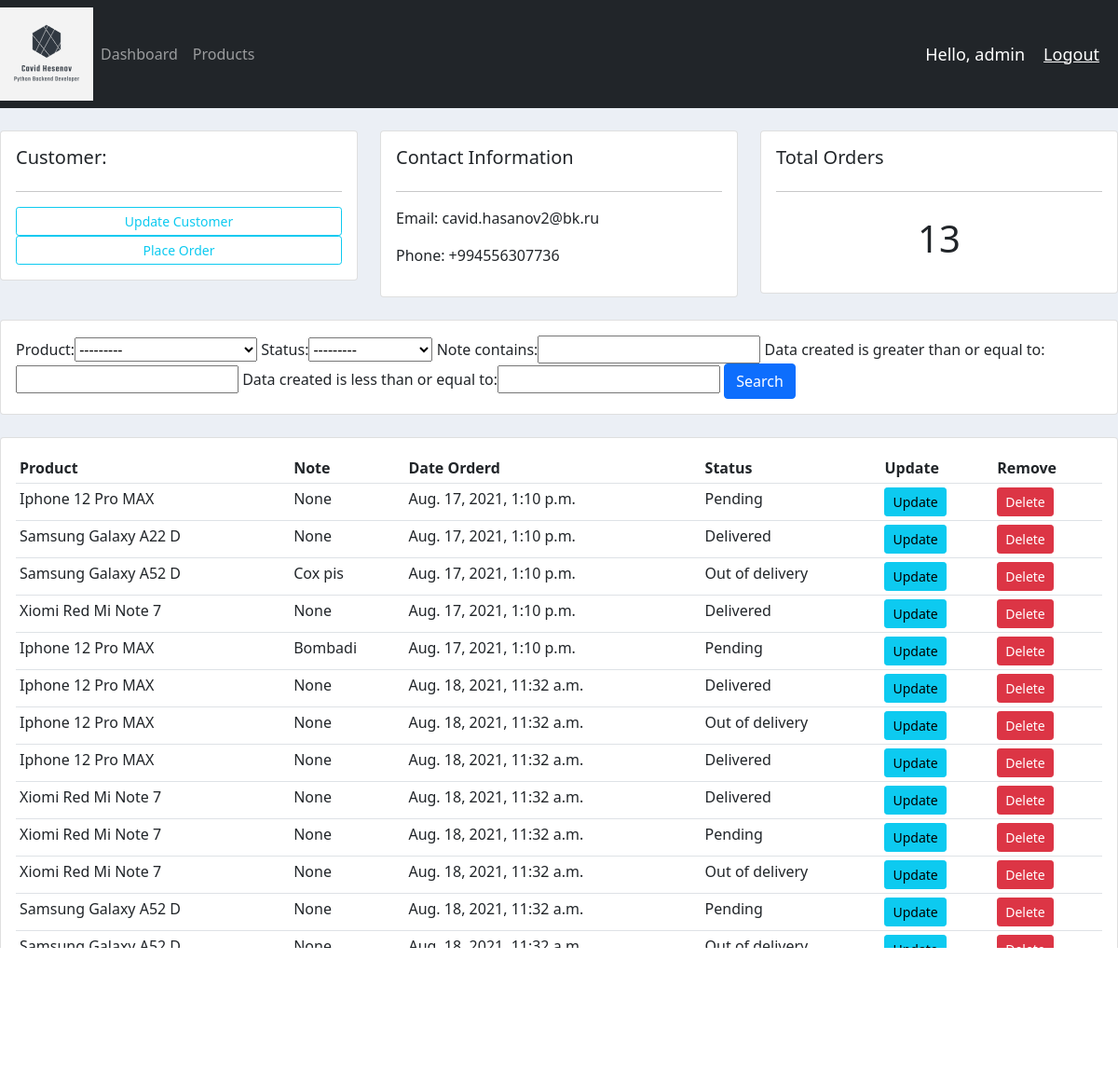
/customer/1/ (signed in), run on an earlier commit of the app's database.
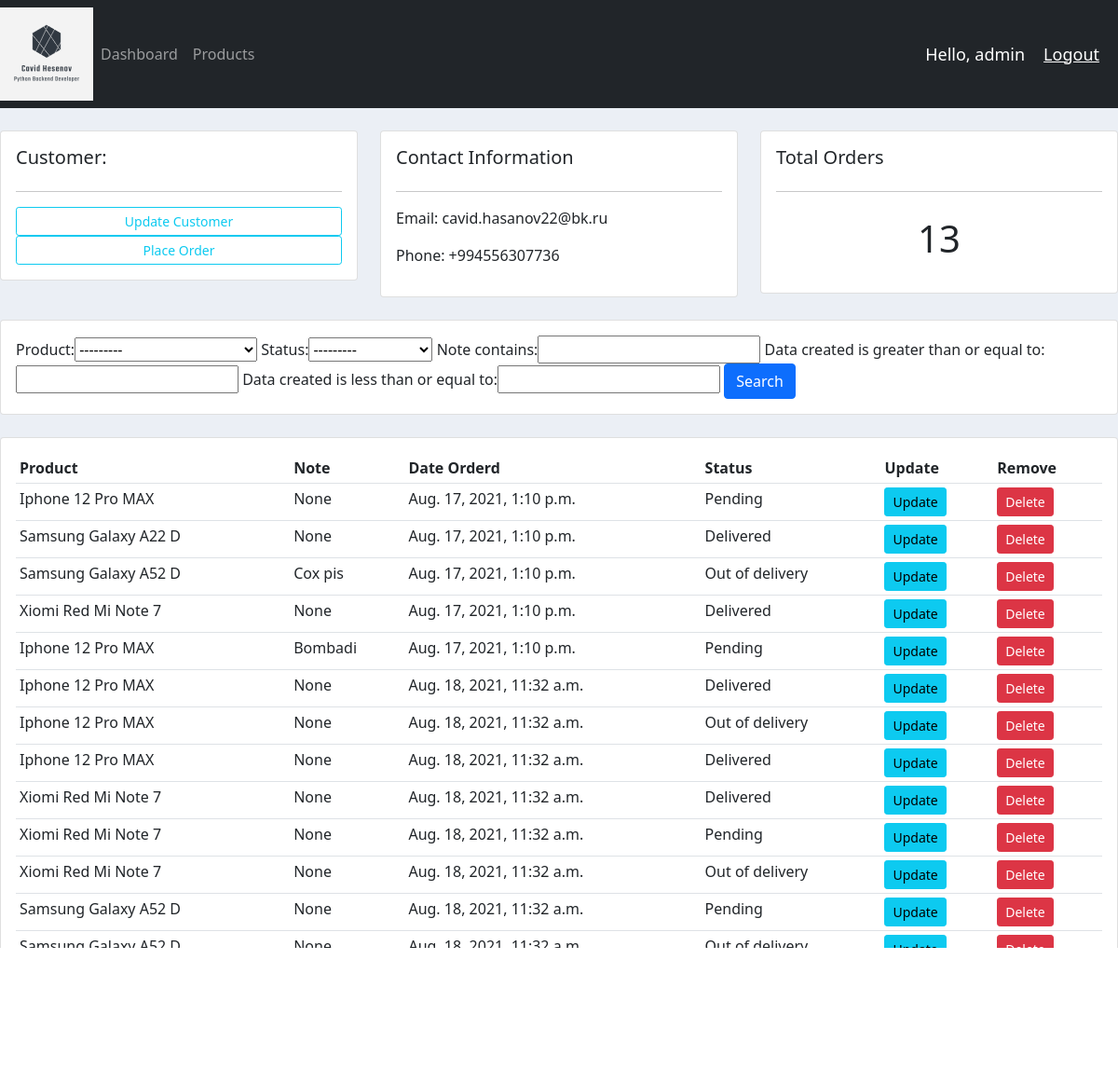
And on a later commit of the database.
### accounts/models.py (models this page shows, shortened)
class Customer(models.Model):
    user = models.OneToOneField(User,blank=True,null=True,on_delete=models.CASCADE)
    name = models.CharField(max_length=20,blank=True,null=True)
    phone = models.CharField(max_length=20,blank=True,null=True)
    email = models.EmailField(max_length=30,blank=True,null=True)
    profile_pic = models.ImageField(default='profile1.png',blank=True,null=True)
    data_created = models.DateTimeField(auto_now_add=True)

### accounts/decorators.py (the view)
        def wrapper_func(request,*args,**kwargs):
            group = None
            if request.user.groups.exists():
                group= request.user.groups.all()[0].name
            if group in allowed_roles:
                return view_func(request,*args,**kwargs)
            else:
                return HttpResponse('You are not authorized to view this page')

### accounts/models.py (called while the page is built)
    def __str__(self):
        return self.name

### accounts/views.py (called while the page is built)
@login_required(login_url='login')
@allowed_users(allowed_roles=['admin'])
def customer(request,pk):
    customer = Customer.objects.get(id=pk)#customerleri id-e gore getirir
    orders = customer.order_set.all()#orderde customer ordere baglanib deye order_set var dir verende
    order_count = orders.count()#orderlerin sayini
    myFilter = OrderFilter(request.GET, queryset = orders )
    orders = myFilter.qs
    context = {
        'customer':customer,
        'orders':orders,
        'order_count':order_count,
        'myFilter':myFilter,
    }
    return render(request,'accounts/customer.html',context)

### accounts/templates/accounts/customer.html
{% extends 'accounts/main.html' %}
{% block content %}
<br>
<div class="row">
	<div class="col-md">
		<div class="card card-body">
			<h5>Customer:</h5>
			<hr>
			<a class="btn btn-outline-info  btn-sm btn-block" href="">Update Customer</a>
			<a class="btn btn-outline-info  btn-sm btn-block" href="{% url 'create_order' customer.id %}">Place Order</a>
		</div>
	</div>
	<div class="col-md">
		<div class="card card-body">
			<h5>Contact Information</h5>
			<hr>
			<p>Email: {{customer.email}}</p>
			<p>Phone: {{customer.phone}} </p>
		</div>
	</div>
	<div class="col-md">
		<div class="card card-body">
			<h5>Total Orders</h5>
			<hr>
			<h1 style="text-align: center;padding: 10px">{{order_count}}</h1>
		</div>
	</div>
</div>
<br>
<div class="row">
	<div class="col">
		<div class="card card-body">
			<form method="get">
				{{myFilter.form}}
		    <button class="btn btn-primary" type="submit">Search</button>
		  </form>
		</div>
	</div>
</div>
<br>
<div class="row">
	<div class="col-md">
		<div class="card card-body">
			<table class="table table-sm">
				<tr>
					<th>Product</th>
					<th>Note</th>
					<th>Date Orderd</th>
					<th>Status</th>
					<th>Update</th>
					<th>Remove</th>
				</tr>
				{% for order in orders %}
				<tr>
					<td>{{order.product}}</td>
					<td>{{order.note}}</td>
					<td>{{order.data_created}}</td>
					<td>{{order.status}}</td>
					<td><a class="btn btn-sm btn-info"href="{% url 'update_order' order.id %}">Update</a></td>
					<td><a class="btn btn-sm btn-danger"href="{% url 'delete_order' order.id %}">Delete</a></td>
				</tr>
				{% endfor %}
			</table>
		</div>
	</div>
</div>
{% endblock %}

What changed in the data, as far as the page shows it:
changed Customer: email "cavid.hasanov2@bk.ru" → "cavid.hasanov22@bk.ru"
